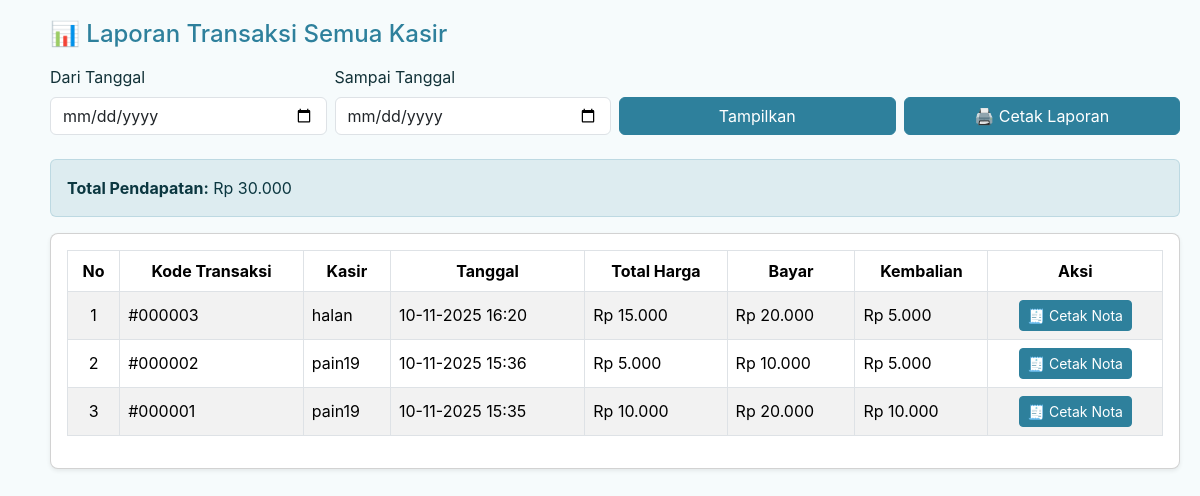
Screenshot of /konten/Laporan/laporan.php with the database file from the repository.
### tables this page shows
CREATE TABLE `transaksi` (
  `id_transaksi` int(11) NOT NULL,
  `tanggal` datetime NOT NULL,
  `id_user` int(11) NOT NULL,
  `total` decimal(10,0) NOT NULL,
  `bayar` decimal(10,0) NOT NULL
);

CREATE TABLE `user` (
  `id_user` int(11) NOT NULL,
  `nama` varchar(100) NOT NULL,
  `username` varchar(100) NOT NULL,
  `password` varchar(255) NOT NULL,
  `status` enum('admin','kasir') NOT NULL
);

### konten/Laporan/laporan.php (the view, shortened to what this page needs)
<?php
include '../../backend/database.php';
$from = $_GET['from'] ?? '';
$to = $_GET['to'] ?? '';
$sqlTotal = "SELECT COALESCE(SUM(total), 0) AS total_pendapatan FROM transaksi";
$stmt = $conn->prepare($sqlTotal);
$stmt->execute();
$total = $stmt->get_result()->fetch_assoc()['total_pendapatan'];
$sql = "SELECT t.*, u.username
        FROM transaksi t
        LEFT JOIN user u ON t.id_user = u.id_user";
$sql .= " ORDER BY t.tanggal DESC";
$stmt = $conn->prepare($sql);
$stmt->execute();
$res = $stmt->get_result();
?>
<!doctype html>
<html lang="id">
<head>
    <link href="https://cdn.jsdelivr.net/npm/bootstrap@5.3.3/dist/css/bootstrap.min.css" rel="stylesheet">
</head>
<body class="bg-light">
    <div style="margin-left:30px; padding:20px">
        <h4 class="mb-3">📊 Laporan Transaksi Semua Kasir</h4>
        <form class="row g-2 mb-4" method="GET">
            <div class="col-md-3">
                <label class="form-label">Dari Tanggal</label>
                <input type="date" name="from" class="form-control" value="<?= htmlspecialchars($from) ?>">
            </div>
            <div class="col-md-3">
                <label class="form-label">Sampai Tanggal</label>
                <input type="date" name="to" class="form-control" value="<?= htmlspecialchars($to) ?>">
            </div>
            <div class="col-md-3 d-flex align-items-end">
                <button class="btn btn-primary w-100">Tampilkan</button>
            </div>
            <div class="col-md-3 d-flex align-items-end">
                <button type="button" class="btn btn-success w-100" onclick="window.print()">🖨️ Cetak Laporan</button>
            </div>
        </form>
        <div class="alert alert-success">
            <strong>Total Pendapatan:</strong> Rp <?= number_format($total, 0, ',', '.') ?>
        </div>
        <div class="card p-3 shadow-sm">
            <div class="table-responsive">
                <table class="table table-bordered table-striped align-middle">
                    <thead class="text-center">
                        <tr>
                            <th>No</th>
                            <th>Kode Transaksi</th>
                            <th>Kasir</th>
                            <th>Tanggal</th>
                            <th>Total Harga</th>
                            <th>Bayar</th>
                            <th>Kembalian</th>
                            <th class="aksi">Aksi</th>
                        </tr>
                    </thead>
                    <tbody>
                        <?php
                        $no = 1;
                        while ($r = $res->fetch_assoc()): ?>
                            <tr>
                                <td class="text-center"><?= $no++ ?></td>
                                <td>#<?= str_pad($r['id_transaksi'], 6, '0', STR_PAD_LEFT) ?></td>
                                <td><?= htmlspecialchars($r['username']) ?></td>
                                <td><?= date('d-m-Y H:i', strtotime($r['tanggal'])) ?></td>
                                <td>Rp <?= number_format($r['total'], 0, ',', '.') ?></td>
                                <td>Rp <?= number_format($r['bayar'], 0, ',', '.') ?></td>
                                <td>Rp <?= number_format($r['bayar'] - $r['total'], 0, ',', '.') ?></td>
                                <td class="aksi text-center">
                                    <a href="../../kontenKasir/Struk/struk.php?id=<?= $r['id_transaksi'] ?>"
                                        class="btn btn-sm btn-warning" target="_blank">🧾 Cetak Nota</a>
                                </td>
                            </tr>
                        <?php endwhile; ?>
                    </tbody>
                </table>
            </div>
        </div>
    </div>
</body>
</html>

### konten/Laporan/laporan.php (style rules this page uses)
body.bg-light { background-color: #f6fbfc !important; color: #123238; font-family: -apple-system, BlinkMacSystemFont, "Segoe UI", Roboto, "Helvetica Neue", Arial; }
h4 { color: #2E809C; }
.btn-primary { background-color: #2E809C !important; border-color: #2E809C !important; color: #fff !important; }
.btn-success { background-color: #2E809C !important; border-color: #2E809C !important; color: #fff !important; }
.alert-success { background-color: rgba(46,128,156,0.12); border-color: rgba(46,128,156,0.18); color: #0b3740; }
.card { border-radius:8px; }
.table thead { background-color: rgba(46,128,156,0.08); }
.table-striped > tbody > tr:nth-of-type(odd) { background-color: rgba(46,128,156,0.02); }
.aksi .btn-warning { background-color: #2E809C; border-color: #2E809C; color: #fff; }

### rows the page displays
transaksi: id_transaksi "000003", id_user.username "halan", tanggal "10-11-2025 16:20", total "15.000", bayar "20.000", $r['bayar'] - $r['total'] "5.000"
transaksi: id_transaksi "000002", id_user.username "pain19", tanggal "10-11-2025 15:36", total "5.000", bayar "10.000", $r['bayar'] - $r['total'] "5.000"
transaksi: id_transaksi "000001", id_user.username "pain19", tanggal "10-11-2025 15:35", total "10.000", bayar "20.000", $r['bayar'] - $r['total'] "10.000"

### other values shown
$total "30.000"
